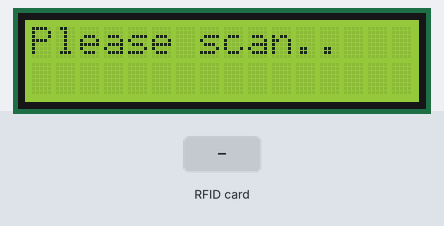
The sketch below on a simulated Arduino Uno, built with avr-gcc and run on an emulated ATmega328P. Parts: 16×2 character LCD. The test bench sets the inputs (shaded band). What the sketch prints to the serial monitor is not drawn.

Above: at 1.3 s.
1.4 s: RFID card 93 9A 6F 9A held to the reader
At 2.0 s:
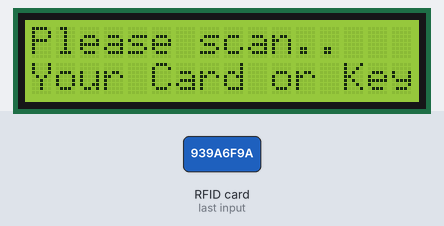
At 3.0 s:
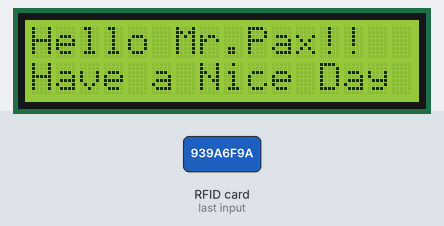
5.4 s: RFID card 15 AA 55 B3 held to the reader
At 7.3 s:
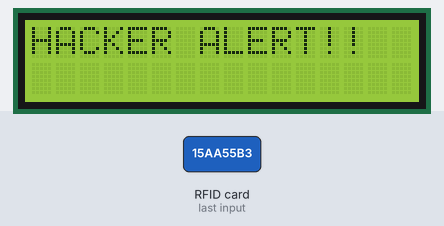
7.5 s: RFID card 5E 7A 19 C4 held to the reader
Timing chart, 0 to 10.5 s (numbered marks = the images above; inputs shaded):
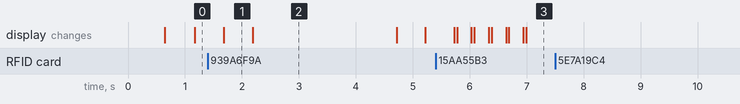

The sketch:

RFID_with_LCD.ino
```cpp
/*
 * MFRC522 - Library to use ARDUINO RFID MODULE KIT 13.56 MHZ WITH TAGS SPI W AND R BY COOQROBOT.
 * The library file MFRC522.h has a wealth of useful info. Please read it.
 * The functions are documented in MFRC522.cpp.
 *
 * Based on code Dr.Leong   ( WWW.B2CQSHOP.COM )
 * Created by Miguel Balboa (circuitito.com), Jan, 2012.
 * Rewritten by Søren Thing Andersen (access.thing.dk), fall of 2013 (Translation to English, refactored, comments, anti collision, cascade levels.)
 * Released into the public domain.
 *
 * Sample program showing how to read data from a PICC using a MFRC522 reader on the Arduino SPI interface.
 *----------------------------------------------------------------------------- empty_skull
 * Aggiunti pin per arduino Mega
 * add pin configuration for arduino mega
 * http://mac86project.altervista.org/
 ----------------------------------------------------------------------------- Nicola Coppola
 * Pin layout should be as follows:
 * Signal     Pin              Pin               Pin
 *            Arduino Uno      Arduino Mega      MFRC522 board
 * ------------------------------------------------------------
 * Reset      9                5                 RST
 * SPI SS     10               53                SDA
 * SPI MOSI   11               52                MOSI
 * SPI MISO   12               51                MISO
 * SPI SCK    13               50                SCK
 * SPI VCC    3.3vø
 * SPI GND    GND
 * The reader can be found on eBay for around 5 dollars. Search for "mf-rc522" on ebay.com.
 * ===============================================================
 * ========================= LCD ================================
 * To wire your LCD screen to your Arduino, connect the following pins:
 * LCD 1  ->  GND
 * LCD 2  ->  5V
 * LCD 3  ->  center pin of potentiometer
 * LCD 4  ->  digital pin 7
 * LCD 5  ->  GND
 * LCD 6  ->  digital pin 6
 * LCD 11 ->  digital pin 5
 * LCD 12 ->  digital pin 4
 * LCD 13 ->  digital pin 3
 * LCD 14 ->  digital pin 2
 * LCD 15 ->  connect power through 220-phm resistor
 * LCD 16 ->  GND
 */

#include <SPI.h>
#include <MFRC522.h>
#include <LiquidCrystal.h>

#define SS_PIN 10
#define RST_PIN 9
MFRC522 mfrc522(SS_PIN, RST_PIN);	// Create MFRC522 instance.
LiquidCrystal lcd(7, 6, 5, 4, 3, 2);

void setup() {
	Serial.begin(9600);	// Initialize serial communications with the PC
	SPI.begin();			// Init SPI bus
	mfrc522.PCD_Init();	// Init MFRC522 card
        lcd.begin(16,2);
        lcd.print("Please scan..");
	Serial.println("Scan PICC to see UID and type...");
}

void loop() {

	// Look for new cards

	if ( ! mfrc522.PICC_IsNewCardPresent()) {

                lcd.clear();
                lcd.print("Please scan..");
                delay(500);
                lcd.setCursor(0,1);
                lcd.print("Your Card or Key");
                delay(500);


		return;//go to start of loop if there is no card present
	}


	//Select one of the cards
	if ( ! mfrc522.PICC_ReadCardSerial()) {
		return;//if ReadCardSerial returns 1, the "uid" struct (see MFRC522.h lines 238-45)) contains the ID of the read card.
	}

	// Dump debug info about the card. PICC_HaltA() is automatically called.
	//mfrc522.PICC_DumpToSerial(&(mfrc522.uid));


        // to convert uid of the device into a string
        String rfidUid = "";

        for (byte i = 0; i < mfrc522.uid.size; i++) {
          rfidUid += String(mfrc522.uid.uidByte[i] < 0x10 ? "0" : "");
          rfidUid += String(mfrc522.uid.uidByte[i], HEX);
        }

        // Tag
        if(rfidUid == "939a6f9a"){
          lcd.clear();
          lcd.setCursor(0,0);
          lcd.print("Hello Mr.Pax!!");
          lcd.setCursor(0,1);
          lcd.print("Have a Nice Day");
        }
        // Card
        else if(rfidUid == "15aa55b3"){
          for(int i = 0; i < 5; i++){
            lcd.clear();
            delay(50);
            lcd.setCursor(0,0);
            lcd.print("HACKER ALERT!!");
            delay(250);
          }
        }

        //Serial.println("Hello Sam!!!!");
        //Serial.println("How are you today?!!");
        //Serial.println("Enjoy......");

        delay(2500);
}
```

Measured:
- after the input at 1.4 s, the display: first differs from a run without the input after 0.79 s (image 2)
- after the input at 5.4 s, the display: first changes after 0.32 s (image 3 shows a later state)
- what the display in image 1 shows lasts 0.5 s, from 1.7 s to 2.2 s
- what the display in image 2 shows lasts 2.5 s, from 2.2 s to 4.7 s
